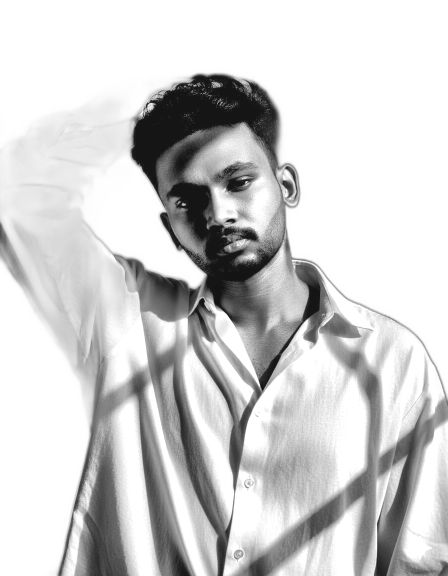
#> input picture favas-prepped.png, 896 x 1152 px (shown at 1/2 size)
$ python make_ascii_svg.py
#> lines starting #> are read from the running program, lines starting #| are printed output that depends on the picture
"""
Convert Mohammad Favas S portrait photo into a monochrome ASCII-art SVG terminal animation.
"""
from PIL import Image, ImageEnhance, ImageFilter
import html
import os
import sys

HERE = os.path.dirname(os.path.abspath(__file__))
SRC = sys.argv[1] if len(sys.argv) > 1 else os.path.join(HERE, "favas-prepped.png")
OUT = sys.argv[2] if len(sys.argv) > 2 else os.path.join(HERE, "favas-ascii.svg")

COLS = 100
ROWS = 53
CELL_W = 8
CELL_H = 15
RAMP = " .`:-=+*cs#%@"

CONTRAST = 1.15
BRIGHTNESS = 1.0
GAMMA = 1.15
SHARPEN = False
WHITE_FLOOR = 0.82

PAD = 20
TITLEBAR_H = 30
STATUS_H = 30
ART_W = COLS * CELL_W
ART_H = ROWS * CELL_H
CANVAS_W = ART_W + PAD * 2
CANVAS_H = TITLEBAR_H + ART_H + STATUS_H + PAD

BG = "#0d1117"
BG2 = "#111722"
FRAME = "#30363d"
TITLE_TEXT = "#7d8590"
INK = "#c9d1d9"
CURSOR = "#c9d1d9"

ROW_DUR = 0.11
STAGGER = 0.11

im = Image.open(SRC).convert("L")
#> im is the input picture: PIL image 896x1152 L; min 19, max 255, mean 206.9
if SHARPEN:
    im = im.filter(ImageFilter.UnsharpMask(radius=2, percent=140, threshold=2))
im = ImageEnhance.Brightness(im).enhance(BRIGHTNESS)
im = ImageEnhance.Contrast(im).enhance(CONTRAST)
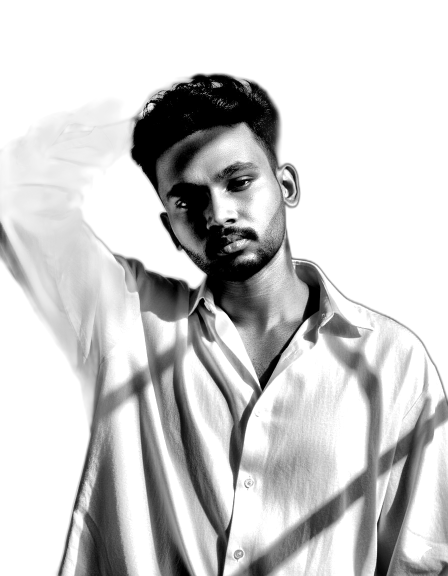
#> im: PIL image 896x1152 L (shown at 1/2 size); min 0, max 255, mean 203.6
im = im.resize((COLS, ROWS), Image.LANCZOS)
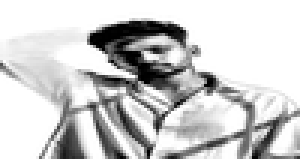
#> im: PIL image 100x53 L (shown 3 times larger); min 0, max 255, mean 203.3
px = im.load()

STATIC = bool(os.environ.get("STATIC"))

rows_txt = []
for y in range(ROWS):
    chars = []
    for x in range(COLS):
        lum = px[x, y] / 255.0
        lum = pow(lum, GAMMA)
        if lum >= WHITE_FLOOR:
            chars.append(" ")
            continue
        idx = int((1.0 - lum) * (len(RAMP) - 1) + 0.5)
        idx = max(0, min(len(RAMP) - 1, idx))
        chars.append(RAMP[idx])
    rows_txt.append("".join(chars))
#> after the loop, rows_txt = 53 items

art_top = TITLEBAR_H + PAD * 0.35

parts = []
parts.append(
    f'<svg xmlns="http://www.w3.org/2000/svg" width="{CANVAS_W}" height="{CANVAS_H}" '
    f'viewBox="0 0 {CANVAS_W} {CANVAS_H}" font-family="ui-monospace, SFMono-Regular, '
    f'Menlo, Consolas, monospace">'
)
parts.append('<defs>'
             f'<linearGradient id="bg" x1="0" y1="0" x2="0" y2="1">'
             f'<stop offset="0" stop-color="{BG2}"/><stop offset="1" stop-color="{BG}"/>'
             f'</linearGradient></defs>')

parts.append(f'<rect width="{CANVAS_W}" height="{CANVAS_H}" rx="12" fill="url(#bg)"/>')
parts.append(f'<rect x="0.5" y="0.5" width="{CANVAS_W-1}" height="{CANVAS_H-1}" rx="12" '
             f'fill="none" stroke="{FRAME}" stroke-width="1"/>')

parts.append(f'<line x1="0" y1="{TITLEBAR_H}" x2="{CANVAS_W}" y2="{TITLEBAR_H}" stroke="{FRAME}"/>')
for i, dotcol in enumerate(["#ff5f56", "#ffbd2e", "#27c93f"]):
    parts.append(f'<circle cx="{PAD + i*16}" cy="{TITLEBAR_H/2}" r="5" fill="{dotcol}"/>')
parts.append(f'<text x="{CANVAS_W/2}" y="{TITLEBAR_H/2 + 4}" fill="{TITLE_TEXT}" font-size="12" '
             f'text-anchor="middle">favas@github: ~$ ./mohammad-favas.sh</text>')

font_size = CELL_H * 0.86
for ry, line in enumerate(rows_txt):
    y = art_top + ry * CELL_H + CELL_H * 0.74
    row_y = art_top + ry * CELL_H
    delay = ry * STAGGER
    safe = html.escape(line)
    text = (f'<text xml:space="preserve" x="{PAD}" y="{y:.1f}" fill="{INK}" '
            f'font-size="{font_size:.1f}" textLength="{ART_W}" lengthAdjust="spacing">{safe}</text>')

    if STATIC:
        parts.append(text)
        continue

    parts.append(
        f'<clipPath id="r{ry}"><rect x="{PAD}" y="{row_y:.1f}" height="{CELL_H}" width="0">'
        f'<animate attributeName="width" from="0" to="{ART_W}" begin="{delay:.3f}s" '
        f'dur="{ROW_DUR:.2f}s" fill="freeze"/></rect></clipPath>'
    )
    parts.append(f'<g clip-path="url(#r{ry})">{text}</g>')
    parts.append(
        f'<rect y="{row_y+1:.1f}" width="{CELL_W}" height="{CELL_H-2}" fill="{CURSOR}" opacity="0">'
        f'<animate attributeName="x" from="{PAD}" to="{PAD+ART_W}" begin="{delay:.3f}s" '
        f'dur="{ROW_DUR:.2f}s" fill="freeze"/>'
        f'<set attributeName="opacity" to="0.85" begin="{delay:.3f}s"/>'
        f'<set attributeName="opacity" to="0" begin="{delay+ROW_DUR:.3f}s"/></rect>'
    )
#> this loop made 53 passes
#> (y, row_y, delay) on passes 1 to 12: (48.1, 37, 0), (63.1, 52, 0.11), (78.1, 67, 0.22), (93.1, 82, 0.33), (108.1, 97, 0.44), (123.1, 112, 0.55), (138.1, 127, 0.66), (153.1, 142, 0.77), (168.1, 157, 0.88), (183.1, 172, 0.99), (198.1, 187, 1.1), (213.1, 202, 1.21)
#> after the loop, parts = 168 items

status_line_y = TITLEBAR_H + ART_H + PAD * 0.35
status_y = status_line_y + 19
parts.append(f'<line x1="0" y1="{status_line_y:.1f}" x2="{CANVAS_W}" y2="{status_line_y:.1f}" stroke="{FRAME}"/>')
parts.append(f'<text x="{PAD}" y="{status_y:.1f}" fill="{TITLE_TEXT}" font-size="13">'
             f'favas@github:~$ whoami <tspan fill="{INK}">Mohammad Favas S</tspan></text>')
parts.append(f'<rect x="{PAD+220}" y="{status_y-12:.1f}" width="8" height="14" fill="{INK}">'
             f'<animate attributeName="opacity" values="1;1;0;0" keyTimes="0;0.5;0.51;1" '
             f'dur="1s" repeatCount="indefinite"/></rect>')

parts.append("</svg>")
svg = "".join(parts)
with open(OUT, "w", encoding="utf-8") as f:
    f.write(svg)
print("wrote", OUT, len(svg), "bytes;", CANVAS_W, "x", CANVAS_H)
#| wrote favas-ascii.svg 37811 bytes; 840 x 875
